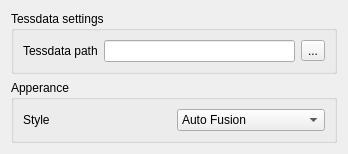
<?xml version="1.0" encoding="UTF-8"?>
<ui version="4.0">
 <class>SettingsWidget</class>
 <widget class="QWidget" name="SettingsWidget">
  <property name="geometry">
   <rect>
    <x>0</x>
    <y>0</y>
    <width>348</width>
    <height>150</height>
   </rect>
  </property>
  <property name="windowTitle">
   <string>Form</string>
  </property>
  <layout class="QGridLayout" name="gridLayout_3">
   <item row="0" column="0">
    <widget class="QGroupBox" name="groupBox">
     <property name="title">
      <string>Tessdata settings</string>
     </property>
     <layout class="QGridLayout" name="gridLayout">
      <item row="0" column="0">
       <widget class="QLabel" name="label">
        <property name="text">
         <string>Tessdata path</string>
        </property>
       </widget>
      </item>
      <item row="0" column="1">
       <widget class="QLineEdit" name="lineEdit_dir"/>
      </item>
      <item row="0" column="2">
       <widget class="QToolButton" name="toolButton">
        <property name="text">
         <string>...</string>
        </property>
       </widget>
      </item>
     </layout>
    </widget>
   </item>
   <item row="1" column="0">
    <widget class="QGroupBox" name="groupBox_2">
     <property name="title">
      <string>Apperance</string>
     </property>
     <layout class="QGridLayout" name="gridLayout_2">
      <item row="0" column="0">
       <widget class="QLabel" name="label_2">
        <property name="text">
         <string>Style</string>
        </property>
       </widget>
      </item>
      <item row="0" column="1">
       <widget class="QComboBox" name="comboBox">
        <property name="currentIndex">
         <number>4</number>
        </property>
        <item>
         <property name="text">
          <string>Windows Vista</string>
         </property>
        </item>
        <item>
         <property name="text">
          <string>Windows Classic</string>
         </property>
        </item>
        <item>
         <property name="text">
          <string>Light Fusion</string>
         </property>
        </item>
        <item>
         <property name="text">
          <string>Dark Fusion</string>
         </property>
        </item>
        <item>
         <property name="text">
          <string>Auto Fusion</string>
         </property>
        </item>
       </widget>
      </item>
     </layout>
    </widget>
   </item>
  </layout>
 </widget>
 <resources/>
 <connections/>
</ui>
